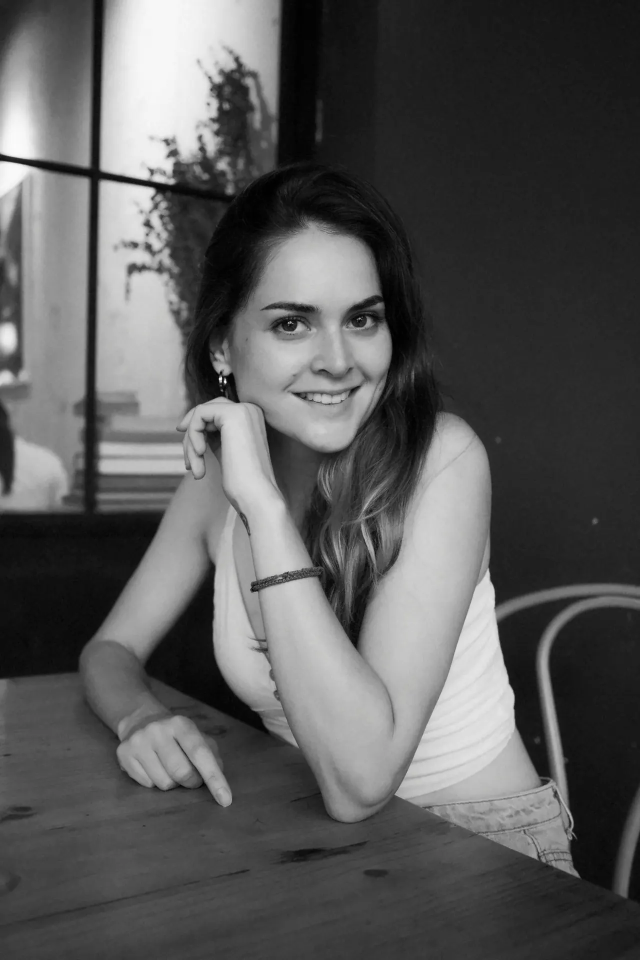
#> input picture about/antonia-valladares-hochzeitsfotografin-muenchen-sw-1280.webp, 1280 x 1920 px (shown at 1/2 size)
$ python foto-aufbereiten.py ../about/antonia-valladares-hochzeitsfotografin-muenchen-sw-1280.webp ../about/antonia-valladares-hochzeitsfotografin-muenchen-sw-640.webp
#> lines starting #> are read from the running program, lines starting #| are printed output that depends on the picture
# -*- coding: utf-8 -*-
"""Macht aus einem Foto das Original (JPG, höchstens 2000 px breit) und die
drei WebP-Größen 320 / 640 / 1280 — so wie alle anderen Fotos der Seite.
Aufruf:  python3 tools/foto-aufbereiten.py quelle.png assets/img/ordner/name
(ohne Endung; es entstehen name.jpg, name-320.webp, name-640.webp, name-1280.webp)"""
import sys, os
from PIL import Image

def prep(src, ziel, maxw=2000):
#> called with maxw = 2000
    im = Image.open(src).convert('RGB')
#> im is the input picture: PIL image 1280x1920 RGB; mean R, G, B 88.6, 88.6, 88.6
    if im.width > maxw:
        im = im.resize((maxw, round(im.height * maxw / im.width)), Image.LANCZOS)
    os.makedirs(os.path.dirname(ziel) or '.', exist_ok=True)
    im.save(ziel + '.jpg', quality=88, optimize=True, progressive=True)
    for w in (320, 640, 1280):
        w2 = min(w, im.width)
        im.resize((w2, round(im.height * w2 / im.width)), Image.LANCZOS).save(f'{ziel}-{w}.webp', quality=78, method=6)
#> this loop made 3 passes
#> pass 1, in prep, `im.resize((w2, round(im.height * w2 / im.width)), Image.LANCZOS).save(..`:
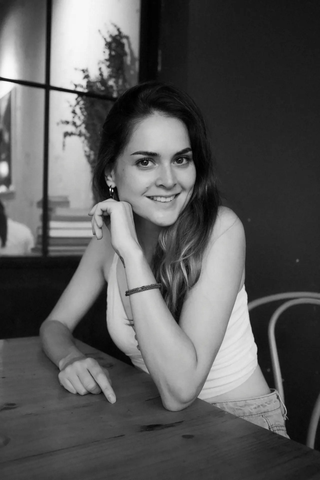
#> saved as antonia-valladares-hochzeitsfotografin-muenchen-sw-640.webp-320.webp: PIL image 320x480 RGB; mean R, G, B 88.6, 88.6, 88.6
    return im.width, im.height, round(im.width / im.height, 4)

if __name__ == '__main__':
    print(prep(sys.argv[1], sys.argv[2]))

$ run again, on about/antonia-valladares-alm-bei-kufstein-1280.webp
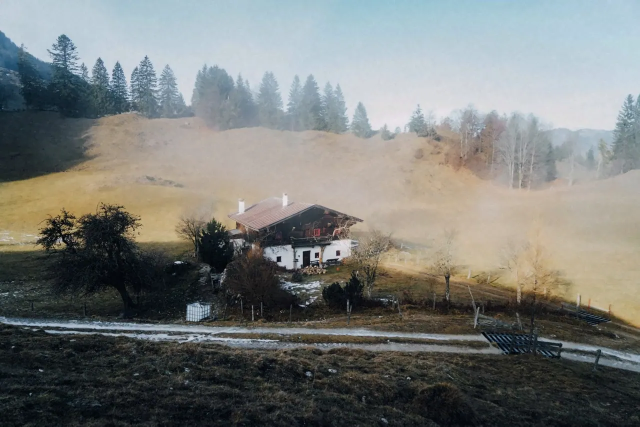
#> input picture about/antonia-valladares-alm-bei-kufstein-1280.webp, 1280 x 853 px (shown at 1/2 size)
#> in prep, im is the input picture: PIL image 1280x853 RGB; mean R, G, B 121.3, 123.9, 121
#> the loop in prep, `for w in (320, 640, 1280):` made 3 passes
#> pass 1, in prep, `im.resize((w2, round(im.height * w2 / im.width)), Image.LANCZOS).save(..`:
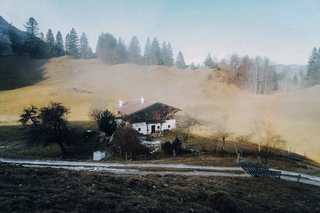
#> saved as antonia-valladares-alm-bei-kufstein-1280.webp-320.webp: PIL image 320x213 RGB; mean R, G, B 121.3, 123.9, 121
#> pass 2, in prep, `im.resize((w2, round(im.height * w2 / im.width)), Image.LANCZOS).save(..`:
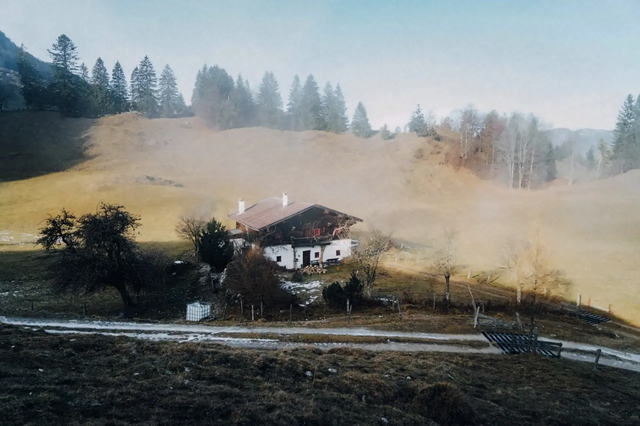
#> saved as antonia-valladares-alm-bei-kufstein-1280.webp-640.webp: PIL image 640x426 RGB; mean R, G, B 121.3, 123.9, 121
